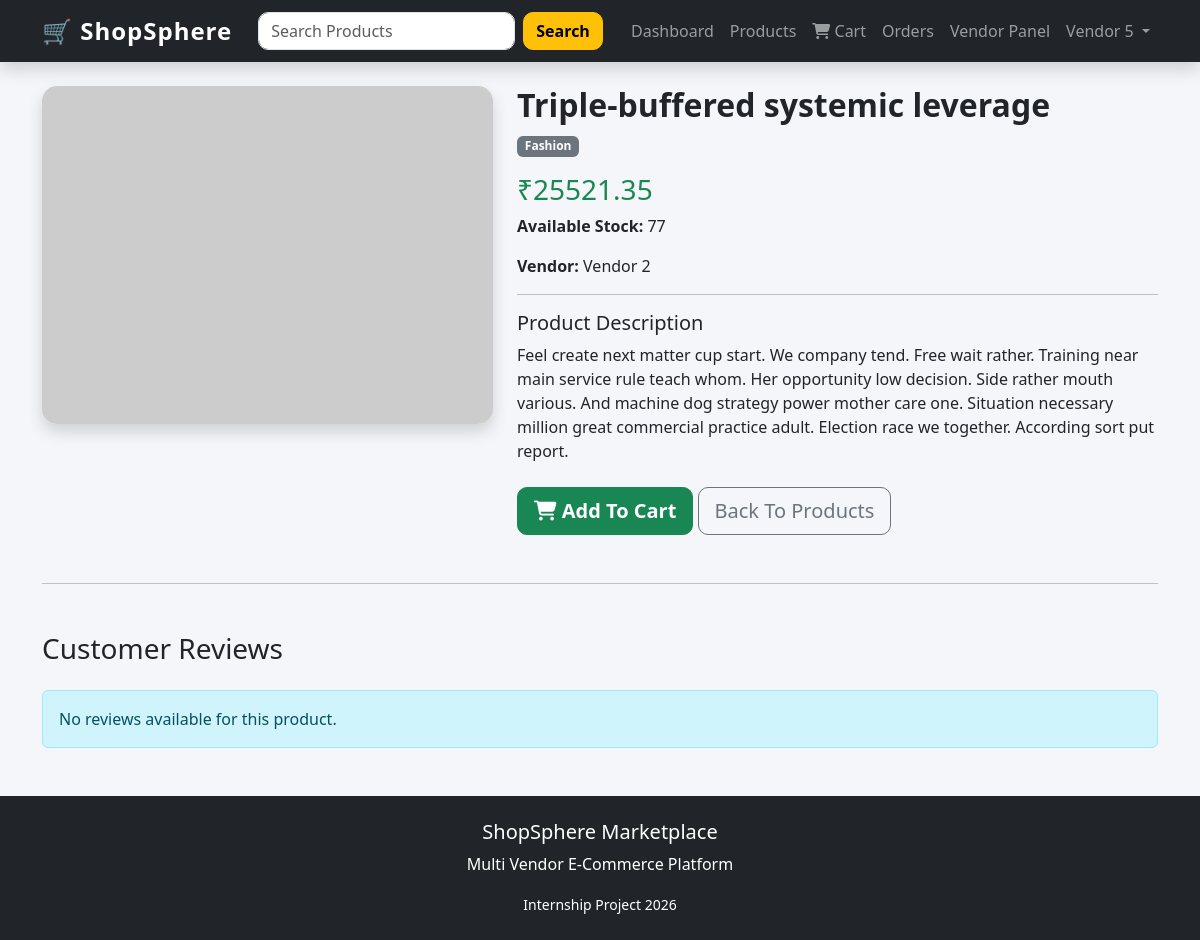
Screenshot of /product/1 (signed in) with the database file from the repository.
### models.py (models this page shows, shortened)
class User(UserMixin, db.Model):
    __tablename__ = "users"
    id = db.Column(
        db.Integer,
        primary_key=True
    )
    name = db.Column(
        db.String(100),
        nullable=False
    )
    email = db.Column(
        db.String(120),
        unique=True,
        nullable=False
    )
    password = db.Column(
        db.String(255),
        nullable=False
    )
    role = db.Column(
        db.String(20),
        default="customer"
    )
    created_at = db.Column(
        db.DateTime,
        default=datetime.utcnow
    )
    products = db.relationship(
        "Product",
        backref="vendor",
        lazy=True
    )
    orders = db.relationship(
        "Order",
        backref="customer",
        lazy=True
    )
    cart_items = db.relationship(
        "Cart",
        backref="user",
        lazy=True
    )
    reviews = db.relationship(
        "Review",
        backref="review_user",
        lazy=True
    )

class Product(db.Model):
    __tablename__ = "products"
    id = db.Column(
        db.Integer,
        primary_key=True
    )
    name = db.Column(
        db.String(200),
        nullable=False
    )
    category = db.Column(
        db.String(100),
        nullable=False
    )
    description = db.Column(
        db.Text,
        nullable=False
    )
    price = db.Column(
        db.Float,
        nullable=False
    )
    stock = db.Column(
        db.Integer,
        default=0
    )
    image_url = db.Column(
        db.String(500),
        nullable=False
    )
    average_rating = db.Column(
        db.Float,
        default=0
    )
    total_reviews = db.Column(
        db.Integer,
        default=0
    )
    vendor_id = db.Column(
        db.Integer,
        db.ForeignKey("users.id"),
        nullable=False
    )
    created_at = db.Column(
        db.DateTime,
        default=datetime.utcnow
    )
    reviews = db.relationship(
        "Review",
        backref="product",
        lazy=True,
        cascade="all, delete"
    )
    cart_items = db.relationship(
        "Cart",
        backref="product",
        lazy=True
    )
    order_items = db.relationship(
        "OrderItem",
        backref="product",
        lazy=True
    )

### app.py (the view)
@app.route(
    "/product/<int:product_id>"
)
@login_required
def product_details(product_id):
    product = Product.query.get_or_404(
        product_id
    )
    reviews = Review.query.filter_by(
        product_id=product.id
    ).all()
    return render_template(
        "product_details.html",
        product=product,
        reviews=reviews
    )

### app.py (called while the page is built)
@login_manager.user_loader
def load_user(user_id):
    return User.query.get(int(user_id))

### templates/product_details.html (shortened to what this page needs)
{% extends "base.html" %}
{% block content %}
<div class="row">
    <div class="col-lg-5 mb-4">
        <div class="card shadow border-0">
            <img src="{{ product.image_url }}"
                 class="img-fluid rounded"
                 alt="{{ product.name }}">
        </div>
    </div>
    <div class="col-lg-7">
        <h2 class="fw-bold">
            {{ product.name }}
        </h2>
        <span class="badge bg-secondary mb-3">
            {{ product.category }}
        </span>
        <h3 class="text-success">
            ₹{{ product.price }}
        </h3>
        <p>
            <strong>Available Stock:</strong>
            {{ product.stock }}
        </p>
        <p>
            <strong>Vendor:</strong>
            {{ product.vendor.name }}
        </p>
        <hr>
        <h5>
            Product Description
        </h5>
        <p>
            {{ product.description }}
        </p>
        <div class="mt-4">
            <a href="{{ url_for('add_to_cart',
            product_id=product.id) }}"
               class="btn btn-success btn-lg">
                <i class="fa-solid fa-cart-shopping"></i>
                Add To Cart
            </a>
            <a href="{{ url_for('products') }}"
               class="btn btn-outline-secondary btn-lg">
                Back To Products
            </a>
        </div>
    </div>
</div>
<hr class="my-5">
<h3 class="mb-4">
    Customer Reviews
</h3>
{% if reviews %}
    {% for review in reviews %}
    <div class="card mb-3 shadow-sm">
        <div class="card-body">
            <h6>
                {{ review.user.name }}
            </h6>
            <p class="text-warning">
                Rating: ⭐ {{ review.rating }}/5
            </p>
            <p>
                {{ review.comment }}
            </p>
        </div>
    </div>
    {% endfor %}
{% else %}
<div class="alert alert-info">
    No reviews available for this product.
</div>
{% endif %}
{% endblock %}

### templates/base.html (shortened to what this page needs)
<!DOCTYPE html>
<html lang="en">
<head>
    <link href="https://cdn.jsdelivr.net/npm/bootstrap@5.3.3/dist/css/bootstrap.min.css"
          rel="stylesheet">
    <link rel="stylesheet"
          href="{{ url_for('static', filename='css/style.css') }}">
    <link rel="stylesheet"
          href="https://cdnjs.cloudflare.com/ajax/libs/font-awesome/6.5.2/css/all.min.css">
</head>
<body>
<nav class="navbar navbar-expand-lg navbar-dark bg-dark shadow">
    <div class="container">
        <a class="navbar-brand fw-bold"
           href="{{ url_for('dashboard') }}">
            🛒 ShopSphere
        </a>
        <div class="collapse navbar-collapse"
             id="navbarContent">
            {% if current_user.is_authenticated %}
            <form class="d-flex mx-auto"
                  method="GET"
                  action="{{ url_for('products') }}">
                <input class="form-control me-2"
                       type="search"
                       name="search"
                       placeholder="Search Products">
                <button class="btn btn-warning">
                    Search
                </button>
            </form>
            <ul class="navbar-nav ms-auto">
                <li class="nav-item">
                    <a class="nav-link"
                       href="{{ url_for('dashboard') }}">
                        Dashboard
                    </a>
                </li>
                <li class="nav-item">
                    <a class="nav-link"
                       href="{{ url_for('products') }}">
                        Products
                    </a>
                </li>
                <li class="nav-item">
                    <a class="nav-link"
                       href="{{ url_for('cart') }}">
                        <i class="fa-solid fa-cart-shopping"></i>
                        Cart
                    </a>
                </li>
                <li class="nav-item">
                    <a class="nav-link"
                       href="{{ url_for('orders') }}">
                        Orders
                    </a>
                </li>
                {% if current_user.role == 'vendor' %}
                <li class="nav-item">
                    <a class="nav-link"
                       href="{{ url_for('vendor_dashboard') }}">
                        Vendor Panel
                    </a>
                </li>
                {% endif %}
                <li class="nav-item dropdown">
                    <a class="nav-link dropdown-toggle"
                       href="#"
                       role="button"
                       data-bs-toggle="dropdown">
                        {{ current_user.name }}
                    </a>
                </li>
            </ul>
            {% endif %}
        </div>
    </div>
</nav>
<div class="container my-4">
    {% block content %}
    {% endblock %}
</div>
<footer class="bg-dark text-white text-center py-4 mt-5">
    <div class="container">
        <h5>ShopSphere Marketplace</h5>
        <p>
            Multi Vendor E-Commerce Platform
        </p>
        <small>
            Internship Project 2026
        </small>
    </div>
</footer>
</body>
</html>

### static/css/style.css (style rules this page uses)
body { background-color: #f4f6f9; font-family: "Segoe UI", sans-serif; min-height: 100vh; }
a { text-decoration: none; }
.navbar-brand { font-size: 1.5rem; letter-spacing: 1px; }
.card { border: none; border-radius: 15px; overflow: hidden; transition: all 0.3s ease; }
.btn { border-radius: 10px; }
.btn-primary, .btn-success, .btn-warning, .btn-danger { font-weight: 600; }
.form-control, .form-select { border-radius: 10px; }
footer { margin-top: 80px; }

### rows the page displays
User: name "Vendor 5"
Product: name "Triple-buffered systemic leverage", category "Fashion", price "25521.35", stock "77", description "Feel create next matter cup start. We company tend. Free wait rather. Training near main service rule teach whom. Her opportunity low decision. Side rather mouth various. And machine dog strategy power mother care one. Situation necessary million great commercial practice adult. Election race we together. According sort put report."
User: vendor.name "Vendor 2"
